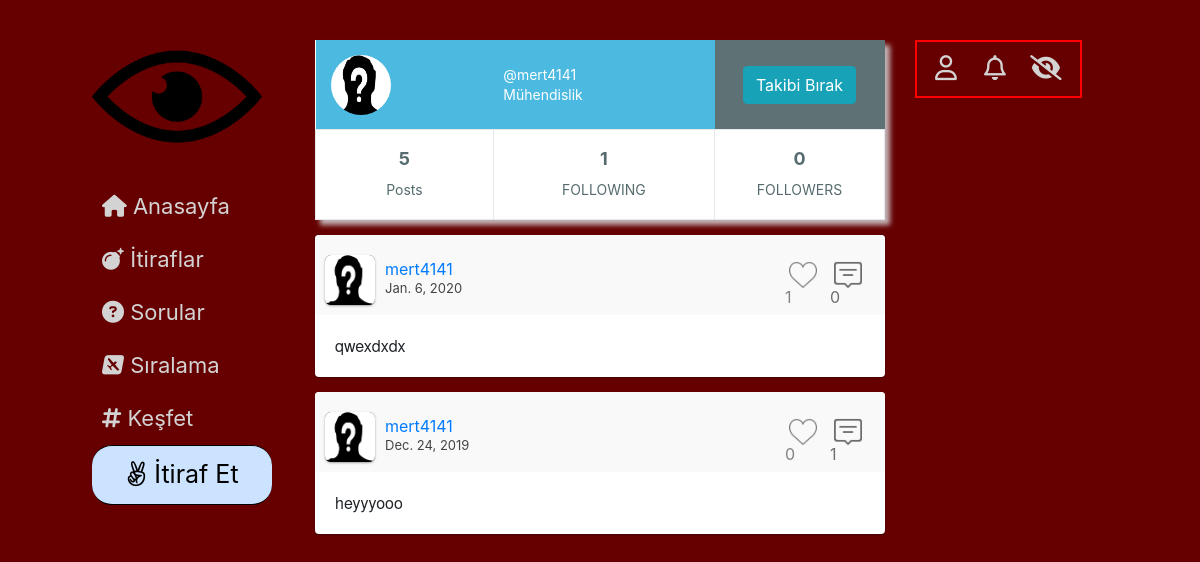
Page /profil/2/ (signed in) on the committed database.
### website/models.py (models this page shows, shortened)
class UserProfile(models.Model):
    GENDER = (
        ('E', 'Erkek'),
        ('K', 'Kadın'),
    )
    FACULTY = (
        ('Mühendislik', 'Mühendislik'),
        ('Mimarlık', 'Mimarlık'),
        ('Fen-Edebiyat', 'Fen-Edebiyat'),
        ('İktisadi-İdari', 'İktisadi-İdari'),
        ('Güzel Sanatlar', 'Güzel Sanatlar')
    )
    gender = models.CharField(max_length=1, choices=GENDER)
    faculty = models.CharField(max_length=20, choices=FACULTY)
    birthdate = models.DateField()
    createdat = models.DateField()
    following = models.ManyToManyField('self', symmetrical=False, through='Follower_List')
    postCount = models.IntegerField(blank=True, null=True)
    point = models.IntegerField(default=0)
    user = models.ForeignKey(User, on_delete=models.CASCADE)
    def get_profile_url(self):
        return f"/profil/{self.pk}/"
    def get_follow_api_url(self):
        return f"/takip/api/{self.pk}/"

class Post(models.Model):
    Post_Type = (
        ('Post', 'Post'),
        ('Soru', 'Soru'),
        ('Yorum', 'Yorum')
    )
    Category = (
        ('Aşk', 'Aşk'),
        ('Dost Kazığı', 'Dost Kazığı'),
        ('Avcılar', 'Avcılar'),
        ('Civcivler', 'Civcivler'),
        ('Profesyonellik içerenler', 'Profesyonellik içerenler'),
        ('Diğer', 'Diğer')
    )
    publish_by = models.ForeignKey(UserProfile, on_delete=models.CASCADE)
    post_type = models.CharField(max_length=20, choices=Post_Type)
    category = models.CharField(max_length=50, choices=Category)
    publish_date = models.DateField()
    content = models.TextField(max_length=2000)
    likes = models.ManyToManyField(User, blank=True, related_name='post_likes')
    replycount = models.IntegerField(default=0)
    def get_reply_url(self):
        return f"/cevapla/{self.pk}/"
    def get_like_api_url(self):
        return f"/begen/api/{self.pk}/"

### website/views.py (the view)
# urls.py: path('profil/<int:user_id>/', views.profile_view, name='profile'),
def profile_view(request, user_id):
    user = get_object_or_404(UserProfile, pk=user_id)
    own_user = get_object_or_404(UserProfile, user=request.user)
    followers_count = Follower_List.objects.all().filter(followingto=user).count()
    post_list = Post.objects.all().filter(publish_by=user)
    context = {'user_profile': user,
               'own_user': own_user,
               'post_list': post_list,
               'followers_count': followers_count}
    return render(request, "kullanıcı profil sayfası.html", context)

### templates/kullanıcı profil sayfası.html (shortened to what this page needs)
{% extends 'base.html' %}
{% block head %}
    {% load static %}
    <link rel="stylesheet" type="text/css" href="{% static 'css/profile3.css' %}">
{% endblock %}
{% block content %}
<div id="profile">
       <table class="profile-container">
  <tbody>
    <tr>
      <td class="user">
          {% ifequal user_profile.gender 'E' %}
              <img src="{% static 'media/erkek.png' %}" alt="profil resmi">
          {% endifequal %}
      </td>
      <td colspan="4" class="user"><div>@{{ user_profile.user.username }}<br/>{{user_profile.faculty}}</div></td>
<td class="msg">
        <div class="msgArea">
          {% if user_profile in own_user.following.all %}
                    <a  id="follow-btn" data-href="{{ user_profile.get_follow_api_url }}"  data-likes={{ user_profile.followers.count }}><button type="button" class="btn btn-info" >Takibi Bırak</button></a>
                    {% else %}
                   <a id="follow-btn" data-href="{{ user_profile.get_follow_api_url }}"  data-likes={{ user_profile.followers.count }}><button type="button" class="btn btn-info" >Takip Et</button></a>
                {% endif %}
        </div>
      </td>
    </tr>
    <tr>
      <td colspan="2" class="social"><b>{{ post_list.count}}</b><br/>Posts</td>
      <td colspan="2"  class="social"><b>{{followers_count}}</b><br/>FOLLOWING</td>
      <td colspan="2"  class="social"><b>{{ user_profile.following.count }}</b><br/>FOLLOWERS</td>
    </tr>
  </tbody>
</table>
 </div>
<div id="post-content">
        {% for post in post_list reversed %}
    {% if post.post_type == 'Post' %}
        {% include "classic-post.html" with post=post%}
    {% endif %}
           {% endfor %}
    </div>
{% endblock %}

### templates/classic-post.html (shortened to what this page needs)
{% load static %}
 <div class="post">
                    <div class="user">
                        <div class="user-img"> {% ifequal post.publish_by.gender 'E' %}
              <img src="{% static 'media/erkek.png' %}" alt="profil resmi">
          {% endifequal %}
          </div>
                        <div class="user-info">
                            <a href="{{ post.publish_by.get_profile_url }}"><div class="user-name">{{ post.publish_by.user.username }}</div></a>
                            <span class="post-date">{{post.publish_date}}</span>
                        </div>
                        <div class="actions">
                            {% if request.user in post.likes.all %}
                               <span> <a  data-href="{{ post.get_like_api_url }}"  data-likes={{ post.likes.count }} class="like_button">  <span class="like-red like-ch" > <div class="like-count">{{ post.likes.count }}</div></span> </a></span>
                            {% else %}
                              <span><a  data-href="{{ post.get_like_api_url }}"  data-likes={{ post.likes.count }} class="like_button"> <span class="no-like like-ch" id="like"><div class="like-count">{{ post.likes.count }}</div></span></a></span>
                            {% endif %}
                           <span id="comment-span"> <a href="{{ post.get_reply_url }}"><span class="comment" ><div id="comment-count"> {{ post.replycount }}</div> </span></a></span>
                        </div>
                    </div>
                    <div class="content">
                       {{ post.content }}
                    </div>
                </div>

### website/static/css/profile3.css (style rules this page uses)
#profile { padding-top: 40px; }
.profile-container { width: 100%; height:180px; background-color:#fff; color:#fff; -moz-box-shadow: 5px 5px 5px rgba(218,224,228,0.8); -webkit-box-shadow: 5px 5px 5px rgba(218,224,228,0.8); box-shadow: 5px 5px 5px rgba(218,224,228,0.8); }
.profile-container td { height:75px; padding:5px; }
.profile-container .user { background-color:#4CB9E0; }
.profile-container .user div { font-size:14px; line-height:20px; padding:5px; }
.profile-container .user img { width:60px; height:60px; border-radius:50%; margin-left:10px; }
.profile-container .msg { background-color:#5E7275; text-align:center; width: 170px; }
.profile-container .social { color:#556B6E; text-align:center; line-height:30px; font-size:14px; border:1px solid #E3E9EA; }
.profile-container .social b { font-size:18px; }

### website/static/css/main.css (style rules this page uses)
.post { margin: 15px auto 10px; width: 100%; background: #fff; border-radius: 4px; box-shadow: 0 1px 3px rgba(0, 0, 0, 0.12), 0 1px 2px rgba(0, 0, 0, 0.24); transition: all 0.2s ease-in-out; overflow: hidden; }
.post .user { padding: 10px; position: relative; background: #f9f9f9; overflow: hidden; }
.post .user .user-img { margin-top: 10px; margin-right: 10px; width: 50px; height: 50px; float: left; border-radius: 6px; background: #444; box-shadow: 0 1px 3px rgba(0, 0, 0, 0.12), 0 1px 2px rgba(0, 0, 0, 0.24); overflow: hidden; }
.post .user .user-img img { position: relative; width: 100%; height: 100%; }
.post .user .user-info { padding-top: 15px; margin-right: 10px; width: calc(100% - 190px); height: 45px; line-height: 18px; float: left; color: #98d; }
.post .user .user-info .post-date { font-size: 13px; color: #444; }
.post .user .actions { float: right; margin-right: 10px }
.post .user .actions span { margin-right: 10px; width: 35px; height: 60px; float: left; display: block; cursor: pointer; overflow: hidden; background-size: 80%; background-position: 50% 50%; background-repeat: no-repeat; opacity: 0.75; transition: 0.25s opacity ease-in-out; }
#comment-count { text-decoration: none; color: black !important; }
.post .user .actions span:last-child { margin-right: 0; }
.no-like { background-image: url('/static/media/no_like.png'); }
.post .content { padding: 20px; font-size: 16px; line-height: 22px; font-family: 'Helvetica Neue'; overflow: hidden; }
.like-count { position: relative; padding-top: 40px; }
.comment { position: relative; padding-top: 40px; }

### rows in the picture
UserProfile: user.username "mert4141", faculty "Mühendislik", following.count "0"
Post: publish_by.user.username "mert4141", publish_date "Jan. 6, 2020", likes.count "1", replycount "0", content "qwexdxdx"
Post: publish_by.user.username "mert4141", publish_date "Dec. 24, 2019", likes.count "0", replycount "1", content "heyyyooo"

### other values in the picture
{{ post_list.count }} "5"
{{ followers_count }} "1"
